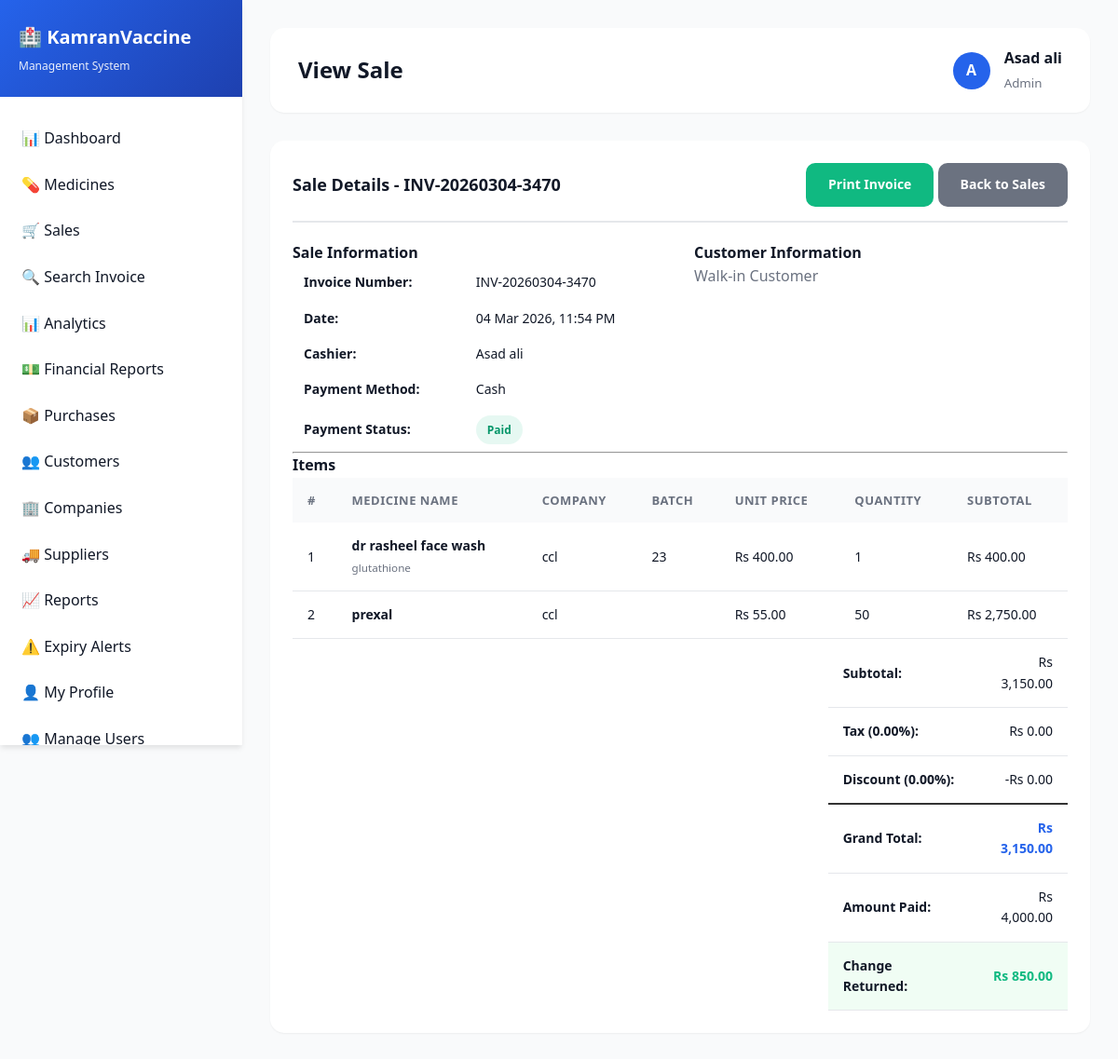
Page /admin/view_sale.php?id=14 (signed in) on the committed database.
### tables this page shows
CREATE TABLE `sales` (
  `id` int(11) NOT NULL AUTO_INCREMENT,
  `invoice_number` varchar(50) NOT NULL,
  `customer_id` int(11) DEFAULT NULL,
  `customer_name` varchar(255) DEFAULT NULL,
  `user_id` int(11) DEFAULT NULL,
  `sale_date` timestamp NOT NULL DEFAULT current_timestamp(),
  `subtotal` decimal(10,2) NOT NULL,
  `tax_percentage` decimal(5,2) DEFAULT 0.00,
  `tax_amount` decimal(10,2) DEFAULT 0.00,
  `discount_percentage` decimal(5,2) DEFAULT 0.00,
  `discount_amount` decimal(10,2) DEFAULT 0.00,
  `grand_total` decimal(10,2) NOT NULL,
  `payment_method` enum('cash','card','upi','other') DEFAULT 'cash',
  `payment_status` enum('paid','pending','partial') DEFAULT 'paid',
  `amount_paid` decimal(10,2) DEFAULT 0.00,
  `change_amount` decimal(10,2) DEFAULT 0.00,
  `notes` text DEFAULT NULL,
  PRIMARY KEY (`id`),
  UNIQUE KEY `invoice_number` (`invoice_number`),
  KEY `customer_id` (`customer_id`),
  KEY `user_id` (`user_id`),
  KEY `idx_invoice` (`invoice_number`),
  KEY `idx_sale_date` (`sale_date`),
  CONSTRAINT `sales_ibfk_1` FOREIGN KEY (`customer_id`) REFERENCES `customers` (`id`) ON DELETE SET NULL,
  CONSTRAINT `sales_ibfk_2` FOREIGN KEY (`user_id`) REFERENCES `users` (`id`) ON DELETE SET NULL
);

CREATE TABLE `users` (
  `id` int(11) NOT NULL AUTO_INCREMENT,
  `username` varchar(100) NOT NULL,
  `password` varchar(255) NOT NULL,
  `full_name` varchar(255) NOT NULL,
  `email` varchar(255) DEFAULT NULL,
  `phone` varchar(20) DEFAULT NULL,
  `role` enum('admin','pharmacist','cashier','manager') DEFAULT 'cashier',
  `status` enum('active','inactive') DEFAULT 'active',
  `created_at` timestamp NOT NULL DEFAULT current_timestamp(),
  `last_login` timestamp NULL DEFAULT NULL,
  PRIMARY KEY (`id`),
  UNIQUE KEY `username` (`username`),
  KEY `idx_username` (`username`),
  KEY `idx_role` (`role`)
);

CREATE TABLE `sale_items` (
  `id` int(11) NOT NULL AUTO_INCREMENT,
  `sale_id` int(11) NOT NULL,
  `medicine_id` int(11) NOT NULL,
  `batch_number` varchar(100) DEFAULT NULL,
  `quantity` int(11) NOT NULL,
  `unit_price` decimal(10,2) NOT NULL,
  `subtotal` decimal(10,2) NOT NULL,
  PRIMARY KEY (`id`),
  KEY `medicine_id` (`medicine_id`),
  KEY `idx_sale_id` (`sale_id`),
  CONSTRAINT `sale_items_ibfk_1` FOREIGN KEY (`sale_id`) REFERENCES `sales` (`id`) ON DELETE CASCADE,
  CONSTRAINT `sale_items_ibfk_2` FOREIGN KEY (`medicine_id`) REFERENCES `medicines` (`id`)
);

CREATE TABLE `medicines` (
  `id` int(11) NOT NULL AUTO_INCREMENT,
  `medicine_name` varchar(255) NOT NULL,
  `generic_name` varchar(255) DEFAULT NULL,
  `category_id` int(11) DEFAULT NULL,
  `company_id` int(11) DEFAULT NULL,
  `batch_number` varchar(100) DEFAULT NULL,
  `barcode` varchar(100) DEFAULT NULL,
  `manufacturing_date` date DEFAULT NULL,
  `expiry_date` date DEFAULT NULL,
  `purchase_price` decimal(10,2) NOT NULL,
  `selling_price` decimal(10,2) NOT NULL,
  `mrp` decimal(10,2) DEFAULT NULL,
  `quantity` int(11) DEFAULT 0,
  `reorder_level` int(11) DEFAULT 10,
  `rack_location` varchar(100) DEFAULT NULL,
  `description` text DEFAULT NULL,
  `side_effects` text DEFAULT NULL,
  `dosage` varchar(255) DEFAULT NULL,
  `status` enum('available','out_of_stock','expired') DEFAULT 'available',
  `created_at` timestamp NOT NULL DEFAULT current_timestamp(),
  `updated_at` timestamp NOT NULL DEFAULT current_timestamp() ON UPDATE current_timestamp(),
  PRIMARY KEY (`id`),
  UNIQUE KEY `barcode` (`barcode`),
  KEY `company_id` (`company_id`),
  KEY `category_id` (`category_id`),
  KEY `idx_medicine_name` (`medicine_name`),
  KEY `idx_barcode` (`barcode`),
  KEY `idx_expiry` (`expiry_date`),
  KEY `idx_status` (`status`),
  CONSTRAINT `medicines_ibfk_1` FOREIGN KEY (`company_id`) REFERENCES `companies` (`id`) ON DELETE SET NULL,
  CONSTRAINT `medicines_ibfk_2` FOREIGN KEY (`category_id`) REFERENCES `categories` (`id`) ON DELETE SET NULL
);

CREATE TABLE `companies` (
  `id` int(11) NOT NULL AUTO_INCREMENT,
  `company_name` varchar(255) NOT NULL,
  `contact_person` varchar(255) DEFAULT NULL,
  `phone` varchar(20) DEFAULT NULL,
  `email` varchar(255) DEFAULT NULL,
  `address` text DEFAULT NULL,
  `city` varchar(100) DEFAULT NULL,
  `country` varchar(100) DEFAULT NULL,
  `website` varchar(255) DEFAULT NULL,
  `status` enum('active','inactive') DEFAULT 'active',
  `created_at` timestamp NOT NULL DEFAULT current_timestamp(),
  PRIMARY KEY (`id`),
  KEY `idx_company_name` (`company_name`)
);

### admin/view_sale.php (the view, shortened to what this page needs)
<?php
include("includes/header.php");
$sale_id = isset($_GET['id']) ? intval($_GET['id']) : 0;
$sale_query = mysqli_query($conn, "SELECT s.*, c.customer_name, c.phone, c.address, u.full_name as cashier
    FROM sales s
    LEFT JOIN customers c ON s.customer_id = c.id
    LEFT JOIN users u ON s.user_id = u.id
    WHERE s.id = $sale_id");
$sale = mysqli_fetch_assoc($sale_query);
$items_query = mysqli_query($conn, "SELECT si.*, m.medicine_name, m.generic_name, c.company_name
    FROM sale_items si
    JOIN medicines m ON si.medicine_id = m.id
    LEFT JOIN companies c ON m.company_id = c.id
    WHERE si.sale_id = $sale_id");
?>
<div class="card">
    <div class="card-header" style="display: flex; justify-content: space-between; align-items: center;">
        <h3>Sale Details - <?php echo $sale['invoice_number']; ?></h3>
        <div>
            <a href="print_invoice.php?id=<?php echo $sale_id; ?>" class="btn btn-success" target="_blank">
                Print Invoice
            </a>
            <a href="sales.php" class="btn btn-secondary">Back to Sales</a>
        </div>
    </div>
    <div class="card-body">
        <div class="row">
            <div class="col-md-6">
                <h4>Sale Information</h4>
                <table class="table table-borderless">
                    <tr>
                        <td><strong>Invoice Number:</strong></td>
                        <td><?php echo $sale['invoice_number']; ?></td>
                    </tr>
                    <tr>
                        <td><strong>Date:</strong></td>
                        <td><?php echo date('d M Y, h:i A', strtotime($sale['sale_date'])); ?></td>
                    </tr>
                    <tr>
                        <td><strong>Cashier:</strong></td>
                        <td><?php echo $sale['cashier']; ?></td>
                    </tr>
                    <tr>
                        <td><strong>Payment Method:</strong></td>
                        <td><?php echo ucfirst($sale['payment_method']); ?></td>
                    </tr>
                    <tr>
                        <td><strong>Payment Status:</strong></td>
                        <td>
                            <span class="badge badge-<?php echo $sale['payment_status'] == 'paid' ? 'success' : 'warning'; ?>">
                                <?php echo ucfirst($sale['payment_status']); ?>
                            </span>
                        </td>
                    </tr>
                </table>
            </div>
            <div class="col-md-6">
                <h4>Customer Information</h4>
                <?php if ($sale['customer_name']): ?>
                <table class="table table-borderless">
                    <tr>
                        <td><strong>Name:</strong></td>
                        <td><?php echo $sale['customer_name']; ?></td>
                    </tr>
                    <tr>
                        <td><strong>Phone:</strong></td>
                        <td><?php echo $sale['phone']; ?></td>
                    </tr>
                    <tr>
                        <td><strong>Address:</strong></td>
                        <td><?php echo $sale['address'] ?? 'N/A'; ?></td>
                    </tr>
                </table>
                <?php else: ?>
                <p class="text-muted">Walk-in Customer</p>
                <?php endif; ?>
            </div>
        </div>
        <hr>
        <h4>Items</h4>
        <div class="table-responsive">
            <table class="table">
                <thead>
                    <tr>
                        <th>#</th>
                        <th>Medicine Name</th>
                        <th>Company</th>
                        <th>Batch</th>
                        <th>Unit Price</th>
                        <th>Quantity</th>
                        <th>Subtotal</th>
                    </tr>
                </thead>
                <tbody>
                    <?php
                    $i = 1;
                    while ($item = mysqli_fetch_assoc($items_query)):
                    ?>
                    <tr>
                        <td><?php echo $i++; ?></td>
                        <td>
                            <strong><?php echo $item['medicine_name']; ?></strong><br>
                            <small class="text-muted"><?php echo $item['generic_name']; ?></small>
                        </td>
                        <td><?php echo $item['company_name']; ?></td>
                        <td><?php echo $item['batch_number'] ?? 'N/A'; ?></td>
                        <td>Rs <?php echo number_format($item['unit_price'], 2); ?></td>
                        <td><?php echo $item['quantity']; ?></td>
                        <td>Rs <?php echo number_format($item['subtotal'], 2); ?></td>
                    </tr>
                    <?php endwhile; ?>
                </tbody>
            </table>
        </div>
        <div class="row">
            <div class="col-md-8">
            </div>
            <div class="col-md-4">
                <table class="table">
                    <tr>
                        <td><strong>Subtotal:</strong></td>
                        <td class="text-right">Rs <?php echo number_format($sale['subtotal'], 2); ?></td>
                    </tr>
                    <tr>
                        <td><strong>Tax (<?php echo $sale['tax_percentage']; ?>%):</strong></td>
                        <td class="text-right">Rs <?php echo number_format($sale['tax_amount'], 2); ?></td>
                    </tr>
                    <tr>
                        <td><strong>Discount (<?php echo $sale['discount_percentage']; ?>%):</strong></td>
                        <td class="text-right">-Rs <?php echo number_format($sale['discount_amount'], 2); ?></td>
                    </tr>
                    <tr style="border-top: 2px solid #333;">
                        <td><strong>Grand Total:</strong></td>
                        <td class="text-right"><h4 style="color: #2563eb;">Rs <?php echo number_format($sale['grand_total'], 2); ?></h4></td>
                    </tr>
                    <?php if ($sale['amount_paid'] > 0): ?>
                    <tr>
                        <td><strong>Amount Paid:</strong></td>
                        <td class="text-right">Rs <?php echo number_format($sale['amount_paid'], 2); ?></td>
                    </tr>
                    <tr style="background-color: #f0fdf4;">
                        <td><strong>Change Returned:</strong></td>
                        <td class="text-right"><strong style="color: #10b981;">Rs <?php echo number_format($sale['change_amount'], 2); ?></strong></td>
                    </tr>
                    <?php endif; ?>
                </table>
            </div>
        </div>
    </div>
</div>
<?php include("includes/footer.php"); ?>

### css/style.css (style rules this page uses)
:root { --primary-color: #2563eb; --primary-dark: #1e40af; --secondary-color: #10b981; --danger-color: #ef4444; --warning-color: #f59e0b; --info-color: #06b6d4; --dark-color: #1f2937; --light-color: #f9fafb; --border-color: #e5e7eb; --text-primary: #111827; --text-secondary: #6b7280; --shadow-sm: 0 1px 2px 0 rgba(0, 0, 0, 0.05); --shadow-md: 0 4px 6px -1px rgba(0, 0, 0, 0.1); --shadow-lg: 0 10px 15px -3px rgba(0, 0, 0, 0.1); --shadow-xl: 0 20px 25px -5px rgba(0, 0, 0, 0.1); }
* { margin: 0; padding: 0; box-sizing: border-box; }
body { font-family: 'Segoe UI', Tahoma, Geneva, Verdana, sans-serif; background: linear-gradient(135deg, #667eea 0%, #764ba2 100%); min-height: 100vh; color: var(--text-primary); line-height: 1.6; }
.btn { padding: 12px 24px; border: none; border-radius: 10px; font-size: 14px; font-weight: 600; cursor: pointer; transition: all 0.3s ease; text-decoration: none; display: inline-block; text-align: center; white-space: nowrap; }
.btn-success { background: var(--secondary-color); color: white; }
.card { background: white; border-radius: 15px; padding: 24px; box-shadow: var(--shadow-sm); margin-bottom: 24px; transition: all 0.3s ease; }
.card-header { margin-bottom: 20px; padding-bottom: 15px; border-bottom: 2px solid var(--border-color); }
.card-header h3 { font-size: 18px; color: var(--text-primary); font-weight: 600; }
.card-body { padding: 0; }
.table-responsive { overflow-x: auto; }
table { width: 100%; border-collapse: collapse; }
table thead { background: var(--light-color); }
table th { padding: 14px 16px; text-align: left; font-weight: 600; font-size: 13px; color: var(--text-secondary); text-transform: uppercase; letter-spacing: 0.5px; }
table td { padding: 14px 16px; border-bottom: 1px solid var(--border-color); font-size: 14px; }
.badge { padding: 6px 12px; border-radius: 20px; font-size: 12px; font-weight: 600; display: inline-block; }
.badge-success { background: rgba(16, 185, 129, 0.1); color: #059669; }
.row { display: flex; flex-wrap: wrap; margin: 0 -15px; }
.col-md-4, .col-md-6, .col-md-8 { padding: 0 15px; }
.col-md-4 { flex: 0 0 33.333%; max-width: 33.333%; }
.col-md-6 { flex: 0 0 50%; max-width: 50%; }
.col-md-8 { flex: 0 0 66.666%; max-width: 66.666%; }
.btn-secondary { background: var(--text-secondary); color: white; }
.text-right { text-align: right; }
.text-muted { color: var(--text-secondary); }
.table-borderless td { border: none; padding: 8px 12px; }

### rows in the picture
sales: invoice_number "INV-20260304-3470", sale_date "04 Mar 2026, 11:54 PM", user.full_name "Asad ali", payment_method "Cash", payment_status "Paid", subtotal "3,150.00", tax_percentage "0.00", tax_amount "0.00", discount_percentage "0.00", discount_amount "0.00", grand_total "3,150.00", amount_paid "4,000.00", change_amount "850.00"
sale_items: medicine.medicine_name "dr rasheel face wash", medicine.generic_name "glutathione", companies.company_name "ccl", batch_number "23", unit_price "400.00", quantity "1", subtotal "400.00"
sale_items: medicine.medicine_name "prexal", companies.company_name "ccl", unit_price "55.00", quantity "50", subtotal "2,750.00"

### other values in the picture
$store_settings['store_name'] "KamranVaccine"
$store_settings['store_tagline'] "Management System"
$page_title "View Sale"
substr($_SESSION['full_name'], 0, 1) "A"
$_SESSION['full_name'] "Asad ali"
$_SESSION['role'] "Admin"
